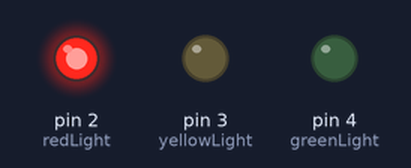
Bench run of a sketch on a simulated Arduino Uno, built with avr-gcc and run on an emulated ATmega328P. Shown: output pins drawn as LEDs (lit = HIGH).

Above: at 1.0 s.
At 3.0 s:
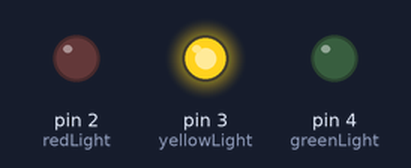
At 5.0 s:
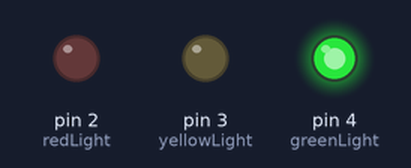
Timing chart, 0 to 7.8 s (numbered marks = the images above):
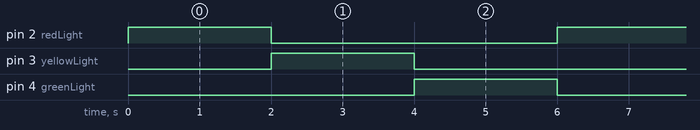

Measured:
- by itself, pin 2 (redLight), pin 3 (yellowLight), pin 4 (greenLight): alternates HIGH for 2.0 s and LOW for 4.0 s
- by itself, everything shown: repeats every 6.0 s, in 4 steps

The sketch:

TrafficLights.ino
```cpp
const int redLight = 2;
const int yellowLight = 3;
const int greenLight = 4;

void setup() {
  pinMode(redLight, OUTPUT);
  pinMode(yellowLight, OUTPUT);
  pinMode(greenLight, OUTPUT);
}

void loop() {
  digitalWrite(redLight, HIGH);

  delay(2000);

  digitalWrite(redLight, LOW);
  digitalWrite(yellowLight, HIGH);

  delay(2000);

  digitalWrite(yellowLight, LOW);
  digitalWrite(greenLight, HIGH);

  delay(2000);

  digitalWrite(greenLight, LOW);
}
```
